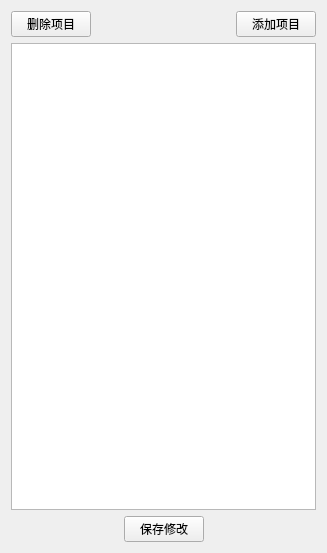
<?xml version="1.0" encoding="UTF-8"?>
<ui version="4.0">
 <class>Form</class>
 <widget class="QWidget" name="Form">
  <property name="geometry">
   <rect>
    <x>0</x>
    <y>0</y>
    <width>327</width>
    <height>553</height>
   </rect>
  </property>
  <property name="windowTitle">
   <string>患者来源预设</string>
  </property>
  <layout class="QVBoxLayout" name="verticalLayout">
   <item>
    <layout class="QHBoxLayout" name="horizontalLayout_2">
     <item>
      <widget class="QPushButton" name="pushButton_3">
       <property name="text">
        <string>删除项目</string>
       </property>
      </widget>
     </item>
     <item>
      <spacer name="horizontalSpacer_3">
       <property name="orientation">
        <enum>Qt::Horizontal</enum>
       </property>
       <property name="sizeHint" stdset="0">
        <size>
         <width>40</width>
         <height>20</height>
        </size>
       </property>
      </spacer>
     </item>
     <item>
      <widget class="QPushButton" name="pushButton_2">
       <property name="text">
        <string>添加项目</string>
       </property>
      </widget>
     </item>
    </layout>
   </item>
   <item>
    <widget class="QTableWidget" name="tableWidget"/>
   </item>
   <item>
    <layout class="QHBoxLayout" name="horizontalLayout">
     <item>
      <spacer name="horizontalSpacer">
       <property name="orientation">
        <enum>Qt::Horizontal</enum>
       </property>
       <property name="sizeHint" stdset="0">
        <size>
         <width>40</width>
         <height>20</height>
        </size>
       </property>
      </spacer>
     </item>
     <item>
      <widget class="QPushButton" name="pushButton">
       <property name="text">
        <string>保存修改</string>
       </property>
      </widget>
     </item>
     <item>
      <spacer name="horizontalSpacer_2">
       <property name="orientation">
        <enum>Qt::Horizontal</enum>
       </property>
       <property name="sizeHint" stdset="0">
        <size>
         <width>40</width>
         <height>20</height>
        </size>
       </property>
      </spacer>
     </item>
    </layout>
   </item>
  </layout>
 </widget>
 <resources/>
 <connections/>
</ui>
